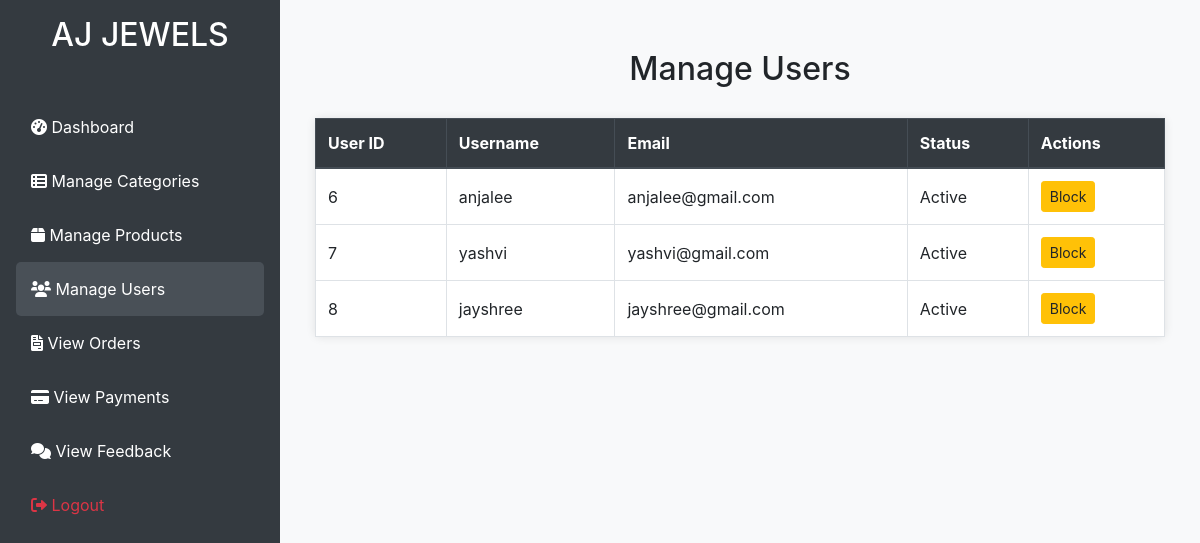
Screenshot of /admin/index.php?page=manage_user (signed in) with the database file from the repository.
### tables this page shows
CREATE TABLE `users` (
  `id` int(11) NOT NULL,
  `username` varchar(255) NOT NULL,
  `full_name` varchar(255) NOT NULL,
  `email` varchar(255) NOT NULL,
  `address` text NOT NULL,
  `hobby` varchar(255) NOT NULL,
  `pet_name` varchar(255) NOT NULL,
  `password` varchar(40) NOT NULL,
  `is_blocked` tinyint(1) DEFAULT 0
);

### admin/manage_user.php (the view, shortened to what this page needs)
<?php
include '../includes/db.php';
$usersQuery = "SELECT id, username, email, is_blocked FROM users";
$usersResult = $conn->query($usersQuery);
if ($usersResult) {
    $users = $usersResult->fetch_all(MYSQLI_ASSOC);
} else {
    echo "Error fetching users: " . $conn->error;
    $users = [];
}
?>
<!DOCTYPE html>
<html lang="en">
<head>
    <link rel="stylesheet" href="https://stackpath.bootstrapcdn.com/bootstrap/4.5.2/css/bootstrap.min.css">
</head>
<body>
    <div class="container">
        <h2>Manage Users</h2>
        <table class="table table-bordered">
            <thead class="thead-dark">
                <tr>
                    <th>User ID</th>
                    <th>Username</th>
                    <th>Email</th>
                    <th>Status</th>
                    <th>Actions</th>
                </tr>
            </thead>
            <tbody>
                <?php foreach ($users as $user): ?>
                    <tr>
                        <td><?php echo htmlspecialchars($user['id']); ?></td>
                        <td><?php echo htmlspecialchars($user['username']); ?></td>
                        <td><?php echo htmlspecialchars($user['email']); ?></td>
                        <td><?php echo $user['is_blocked'] ? 'Blocked' : 'Active'; ?></td>
                        <td>
                            <form action="" method="POST" style="display:inline;">
                                <button type="submit"
                                    class="btn <?php echo $user['is_blocked'] ? 'btn-success' : 'btn-warning'; ?> btn-sm">
                                    <?php echo $user['is_blocked'] ? 'Unblock' : 'Block'; ?>
                                </button>
                            </form>
                        </td>
                    </tr>
                <?php endforeach; ?>
            </tbody>
        </table>
    </div>
</body>
</html>

### admin/index.php (style rules this page uses)
body { background-color: #f8f9fa; font-family: 'Roboto', sans-serif; }

### admin/manage_user.php (style rules this page uses)
body { background-color: #f8f9fa; }
.container { margin-top: 30px; }
h2 { text-align: center; margin-bottom: 30px; }
.table { background-color: white; border-radius: 5px; box-shadow: 0 0 10px rgba(0, 0, 0, 0.1); }
.table th, .table td { vertical-align: middle; }

### rows the page displays
users: id "6", username "anjalee", email "anjalee@gmail.com", is_blocked "Active"
users: id "7", username "yashvi", email "yashvi@gmail.com", is_blocked "Active"
users: id "8", username "jayshree", email "jayshree@gmail.com", is_blocked "Active"
